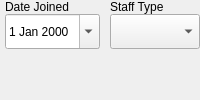
        <widget class="QWidget" name="StaffTypeCon" native="true">
         <layout class="QHBoxLayout" name="horizontalLayout_3">
          <property name="spacing">
           <number>10</number>
          </property>
          <property name="leftMargin">
           <number>5</number>
          </property>
          <property name="topMargin">
           <number>0</number>
          </property>
          <property name="rightMargin">
           <number>0</number>
          </property>
          <property name="bottomMargin">
           <number>0</number>
          </property>
          <item alignment="Qt::AlignTop">
           <widget class="QWidget" name="JoinedDate" native="true">
            <layout class="QVBoxLayout" name="verticalLayout_4">
             <property name="spacing">
              <number>0</number>
             </property>
             <property name="leftMargin">
              <number>0</number>
             </property>
             <property name="topMargin">
              <number>0</number>
             </property>
             <property name="rightMargin">
              <number>0</number>
             </property>
             <property name="bottomMargin">
              <number>0</number>
             </property>
             <item alignment="Qt::AlignTop">
              <widget class="QLabel" name="label">
               <property name="text">
                <string>Date Joined</string>
               </property>
              </widget>
             </item>
             <item>
              <widget class="QDateEdit" name="DateJoined">
               <property name="minimumSize">
                <size>
                 <width>0</width>
                 <height>35</height>
                </size>
               </property>
               <property name="maximumSize">
                <size>
                 <width>16777215</width>
                 <height>35</height>
                </size>
               </property>
               <property name="styleSheet">
                <string notr="true">color: black;</string>
               </property>
               <property name="readOnly">
                <bool>false</bool>
               </property>
               <property name="calendarPopup">
                <bool>true</bool>
               </property>
              </widget>
             </item>
            </layout>
           </widget>
          </item>
          <item alignment="Qt::AlignTop">
           <widget class="QWidget" name="Staff" native="true">
            <layout class="QVBoxLayout" name="verticalLayout_5">
             <property name="spacing">
              <number>0</number>
             </property>
             <property name="leftMargin">
              <number>0</number>
             </property>
             <property name="topMargin">
              <number>0</number>
             </property>
             <property name="rightMargin">
              <number>0</number>
             </property>
             <property name="bottomMargin">
              <number>0</number>
             </property>
             <item alignment="Qt::AlignTop">
              <widget class="QLabel" name="label_2">
               <property name="text">
                <string>Staff Type</string>
               </property>
              </widget>
             </item>
             <item>
              <widget class="QComboBox" name="StaffType">
               <property name="minimumSize">
                <size>
                 <width>0</width>
                 <height>35</height>
                </size>
               </property>
               <property name="maximumSize">
                <size>
                 <width>16777215</width>
                 <height>35</height>
                </size>
               </property>
              </widget>
             </item>
            </layout>
           </widget>
          </item>
         </layout>
        </widget>
